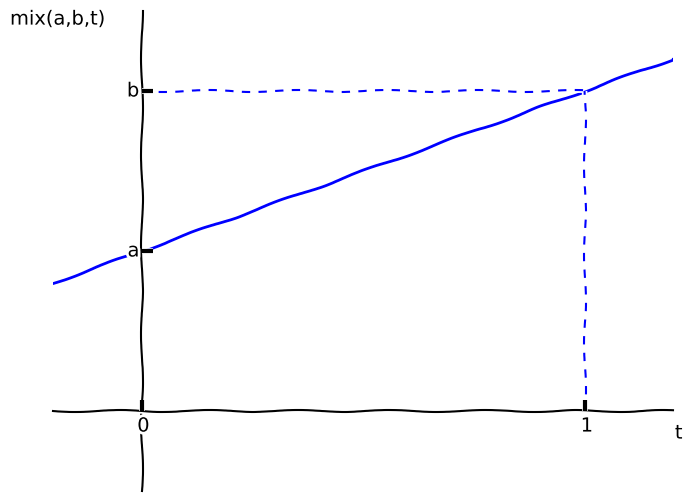

This chart was generated by the following Python code:
#! /usr/bin/python3
import numpy as np
import matplotlib.pyplot as plt

plt.xkcd()

x = np.arange(-0.3, 1.3, 0.01)
y = x*2 + 2
plt.plot(x, y)
plt.ylim([-1,5])
plt.xlim([-0.2,1.2])

# Get the axes to do some settings there
axes = plt.gca()
# Set the exact positions where the ticks on the axes should be placed
axes.get_xaxis().set_ticks([0,1])
axes.get_yaxis().set_ticks([2,4])
# Rename the tick labels
axes.set_yticklabels(['a', 'b'])
# Make the right and top spine go away
axes.spines['right'].set_visible(False)
axes.spines['top'].set_visible(False)
# Make the ticks only appear on the remaining spines
axes.yaxis.set_ticks_position('left')
axes.xaxis.set_ticks_position('bottom')
# Put the remaining two spines in the origin
axes.spines['left'].set_position('zero')
axes.spines['bottom'].set_position('zero')

# Set labels for axes in an complicated way to set the positions... Could be done nicer, dunnolol.
axes.annotate('t', xy=(1,0.14), ha='left', va='top', xycoords='axes fraction', textcoords='offset points')
axes.annotate('mix(a,b,t)', xy=(-0.07,1), ha='left', va='top', xycoords='axes fraction', textcoords='offset points')

plt.plot([1, 1], [0, 4], color='blue', linewidth=1.5, linestyle="--")
plt.plot([0, 1], [4, 4], color='blue', linewidth=1.5, linestyle="--")

# Try writing the plot to a file
plt.savefig('mix.png', bbox_inches='tight')

# Also display it in a window
plt.show()
